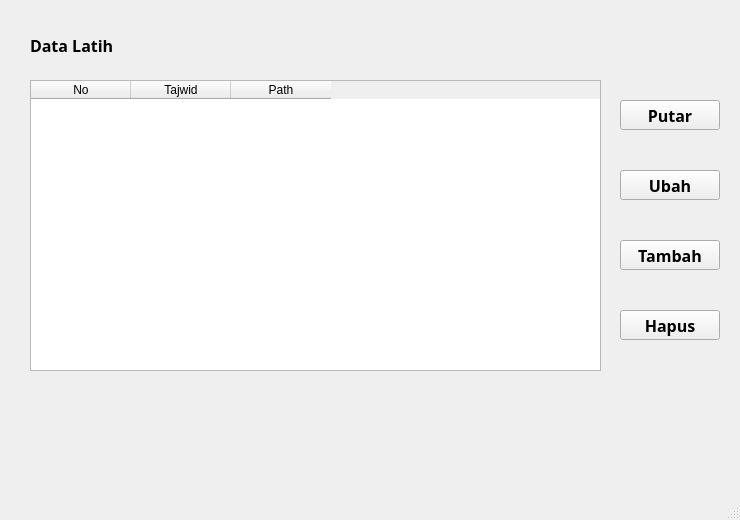
<?xml version="1.0" encoding="UTF-8"?>
<ui version="4.0">
 <class>MainWindow</class>
 <widget class="QMainWindow" name="MainWindow">
  <property name="geometry">
   <rect>
    <x>0</x>
    <y>0</y>
    <width>740</width>
    <height>520</height>
   </rect>
  </property>
  <property name="windowTitle">
   <string>MainWindow</string>
  </property>
  <widget class="QWidget" name="centralwidget">
   <widget class="QLabel" name="label">
    <property name="geometry">
     <rect>
      <x>30</x>
      <y>30</y>
      <width>100</width>
      <height>30</height>
     </rect>
    </property>
    <property name="font">
     <font>
      <family>News701 BT</family>
      <pointsize>12</pointsize>
      <weight>75</weight>
      <bold>true</bold>
     </font>
    </property>
    <property name="text">
     <string>Data Latih</string>
    </property>
   </widget>
   <widget class="QTableWidget" name="tabelLatih">
    <property name="geometry">
     <rect>
      <x>30</x>
      <y>80</y>
      <width>571</width>
      <height>291</height>
     </rect>
    </property>
    <column>
     <property name="text">
      <string>No</string>
     </property>
    </column>
    <column>
     <property name="text">
      <string>Tajwid</string>
     </property>
    </column>
    <column>
     <property name="text">
      <string>Path</string>
     </property>
    </column>
   </widget>
   <widget class="QPushButton" name="btnPutarLatih">
    <property name="geometry">
     <rect>
      <x>620</x>
      <y>100</y>
      <width>100</width>
      <height>30</height>
     </rect>
    </property>
    <property name="font">
     <font>
      <family>News701 BT</family>
      <pointsize>12</pointsize>
      <weight>75</weight>
      <bold>true</bold>
     </font>
    </property>
    <property name="text">
     <string>Putar</string>
    </property>
   </widget>
   <widget class="QPushButton" name="btnUbahLatih">
    <property name="geometry">
     <rect>
      <x>620</x>
      <y>170</y>
      <width>100</width>
      <height>30</height>
     </rect>
    </property>
    <property name="font">
     <font>
      <family>News701 BT</family>
      <pointsize>12</pointsize>
      <weight>75</weight>
      <bold>true</bold>
     </font>
    </property>
    <property name="text">
     <string>Ubah</string>
    </property>
   </widget>
   <widget class="QPushButton" name="btnTambahLatih">
    <property name="geometry">
     <rect>
      <x>620</x>
      <y>240</y>
      <width>100</width>
      <height>30</height>
     </rect>
    </property>
    <property name="font">
     <font>
      <family>News701 BT</family>
      <pointsize>12</pointsize>
      <weight>75</weight>
      <bold>true</bold>
     </font>
    </property>
    <property name="text">
     <string>Tambah</string>
    </property>
   </widget>
   <widget class="QPushButton" name="btnHapusLatih">
    <property name="geometry">
     <rect>
      <x>620</x>
      <y>310</y>
      <width>100</width>
      <height>30</height>
     </rect>
    </property>
    <property name="font">
     <font>
      <family>News701 BT</family>
      <pointsize>12</pointsize>
      <weight>75</weight>
      <bold>true</bold>
     </font>
    </property>
    <property name="text">
     <string>Hapus</string>
    </property>
   </widget>
  </widget>
  <widget class="QStatusBar" name="statusbar"/>
 </widget>
 <resources/>
 <connections/>
</ui>
